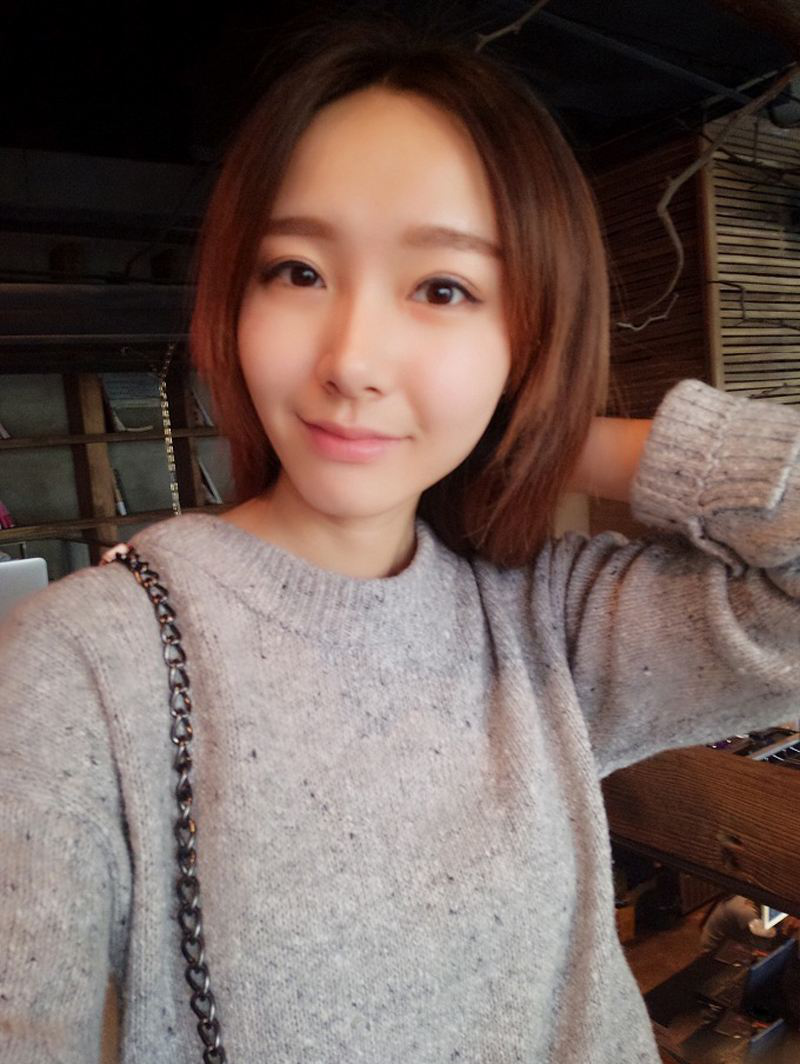
#> input picture test.png, 800 x 1064 px
$ python OlaybeautyCMD.py test.png test.png test.png test.png test.png
#> lines starting #> are read from the running program, lines starting #| are printed output that depends on the picture; after the words box and inside, x2 and y2 are one past the last pixel; in counts of white or black regions, pixels touching at a corner belong together
#support the simple chinese
#coding=utf-8

#import modules
#import sys
from PIL import Image
import matplotlib.pyplot as plt
import numpy as np
import os
import cv2

#
def beauty(src,dst,center,radius,strength,m_strike):
    #area to calculate
    print("src function id:",id(src))
    print("dst function id:",id(dst))
    left = 0 if (center[0]-radius<0) else (center[0]-radius)
    right  = (src.shape[1]-1) if (center[0]+radius>src.shape[1]) else (center[0]+radius)
    top = 0 if (center[1]-radius<0) else (center[1]-radius)
    bottom = (src.shape[0]-1) if (center[1]+radius>src.shape[0]) else (center[1]+radius)
    #power radius
    powerRadius = radius*radius
    #print "left,right,top,bottom",left,right,top,bottom
    '''stuff above is good'''
    #implement the scale
    i = left
    j = top
    cout = 0
    #print i,j
    for i in range(left,right):
        offsetX = i - center[0]
        for j in range(top,bottom):
            offsetY = j - center[1]
            XY = offsetX*offsetX+offsetY*offsetY
            if XY <= powerRadius:
                scaleFactor = 1.0 - float(XY)/float(powerRadius)
                scaleFactor = 1 - float(strength)/100*scaleFactor
                posX = int(offsetX * scaleFactor) + center[0]
                posY = int(offsetY * scaleFactor) + center[1]

                if posX < 0 :
                    posX = 0
                if posX > src.shape[1]:
                    posX = src.shape[1]-1
                if posY < 0 :
                    posY = 0
                if posY > src.shape[0]:
                    posY = src.shape[0]-1

                dst[j][i] = src[posY][posX]

#
#
def Mopi(src,dst,value1,value2,p):
    #
    dx = value1*5
    fc = value1*12.5
    temp1 = cv2.bilateralFilter(dst,dx, fc, fc)
    temp2 = (temp1-dst+128)
    temp3 = cv2.GaussianBlur(temp2,(2 * value2 - 1, 2 * value2 - 1),0,0)
    temp4 = dst + 2 * temp3 - 255;
    dst = (dst*(100 - p) + temp4*p) / 100;
#
#
#fileName,imgName,para1,para2,para3,para4=sys.argv
imgName = "test.png"
para1 = 260
para2 = 430
para3 = 460
para4 = 460
im = cv2.imread(imgName)
#> im is the input picture: shape (1064, 800, 3); mean B, G, R 89.5, 95.4, 113.5
origin = cv2.imread(imgName)
im = cv2.cvtColor(im,cv2.COLOR_BGR2GRAY)
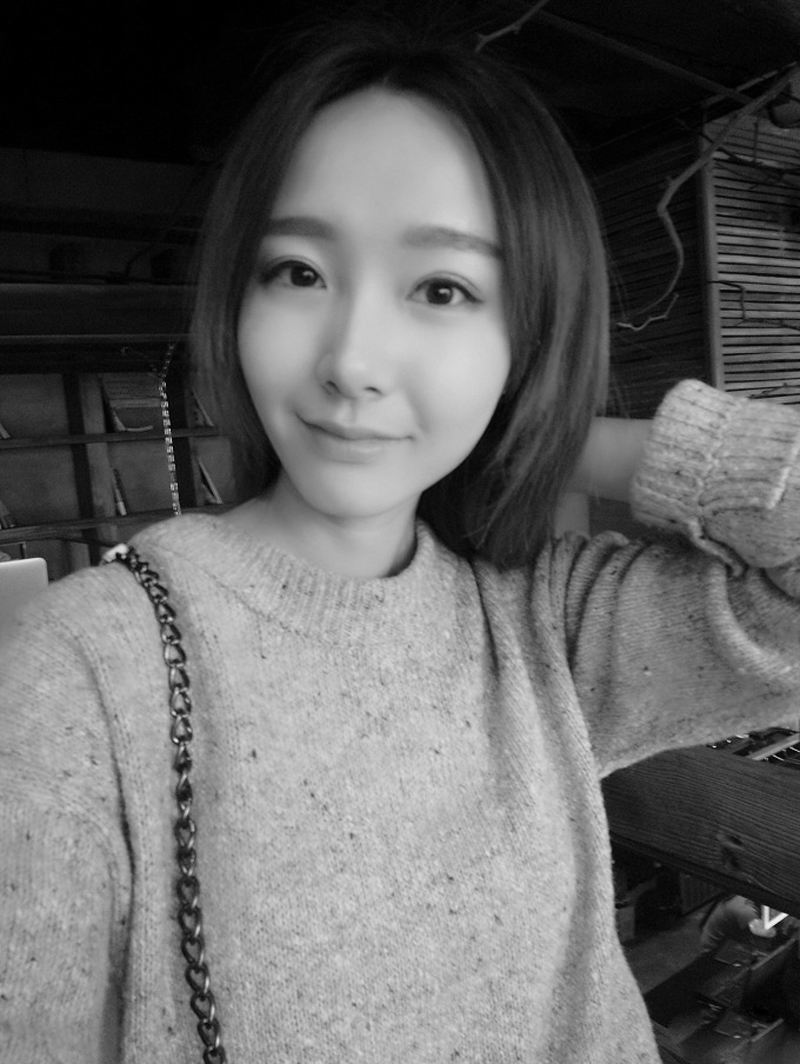
#> im: shape (1064, 800); min 0, max 253, mean 100.1
origin = cv2.cvtColor(origin,cv2.COLOR_BGR2GRAY)
src = im.copy()
dst = im.copy()
print("src id:",id(src))
#| src id: 140331060662544
print("dst id:",id(dst))
#| dst id: 140331060659280
'''
print "im",im.shape
print "src",src.shape
print "dst",dst.shape
'''
center = (int(para1),int(para2))
beauty(dst,dst,center,90,40,1)
#| src function id: 140331060659280
#| dst function id: 140331060659280
#> after the loop in beauty, `for i in range(left,right):`:
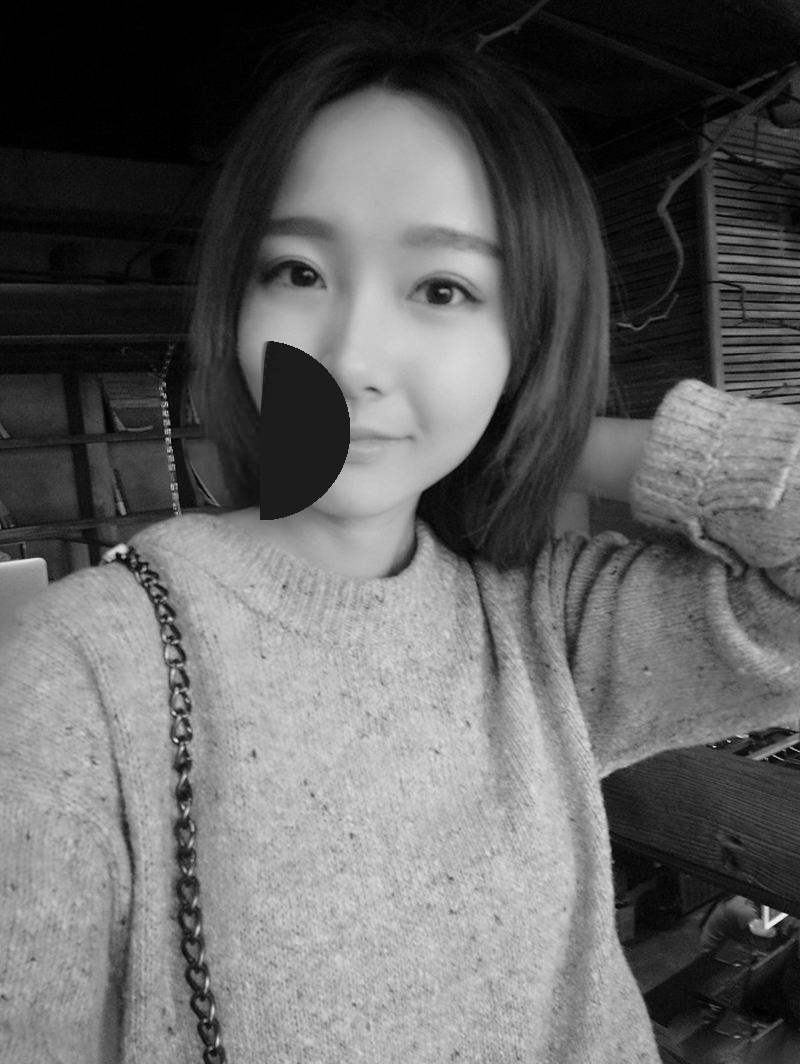
#> dst: shape (1064, 800); 2.92% of pixels changed, all inside (x1, y1, x2, y2) = (171, 341, 350, 520)
center = (int(para3),int(para4))
#src = dst.copy()
beauty(dst,dst,center,90,40,1)
#> call 2 of beauty, with center = (460, 460), radius = 90, strength = 40, m_strike = 1
#| src function id: 140331060659280
#| dst function id: 140331060659280
#> after the loop in beauty (call 2), `for i in range(left,right):`:
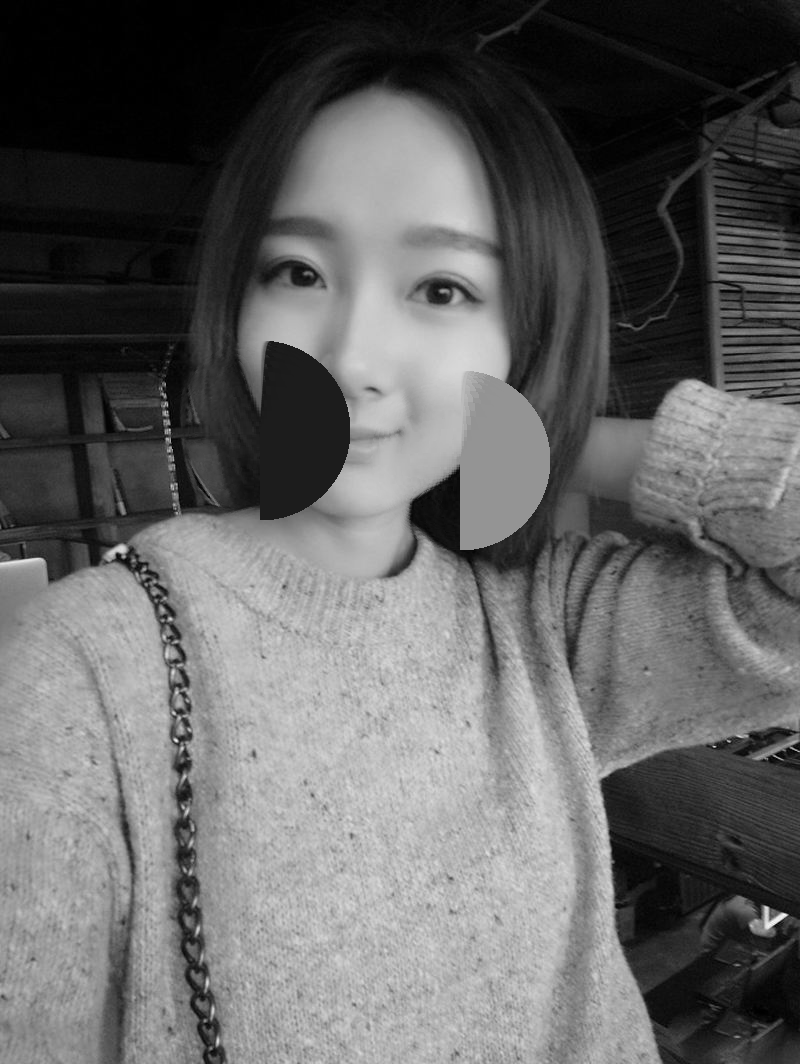
#> dst: shape (1064, 800); 2.87% of pixels changed, all inside (x1, y1, x2, y2) = (371, 371, 550, 550)
print("src copy id:",id(src))
#| src copy id: 140331060662544
print("dst copy id:",id(dst))
#| dst copy id: 140331060659280

plt.subplot(121)
plt.imshow(origin)
plt.subplot(122)
plt.imshow(dst)
plt.imshow(dst)
plt.show()
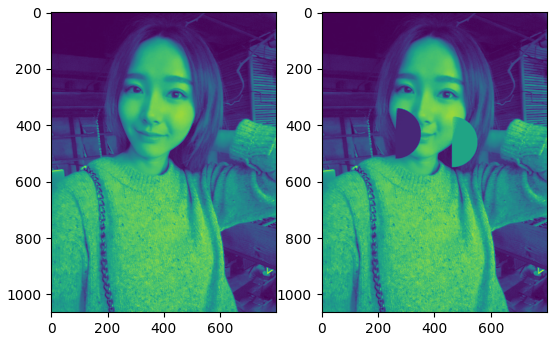
#> figure drawn by matplotlib, 2 panels

#print("Hello World")
#dst = cv2.bilateralFilter(dst, 10, 10*2,10/2)
dst = cv2.bilateralFilter(dst,9,9, 81, 18)
#image write into disk
im = cv2.cvtColor(im,cv2.COLOR_BGR2RGB)
#> im: shape (1064, 800, 3)
dst = cv2.cvtColor(dst,cv2.COLOR_BGR2RGB)
#> dst: shape (1064, 800, 3)
#cv2.imwrite("./before.png", im, [int(cv2.IMWRITE_PNG_COMPRESSION), 0])
#cv2.imwrite("./after.png", dst, [int(cv2.IMWRITE_PNG_COMPRESSION), 0])
